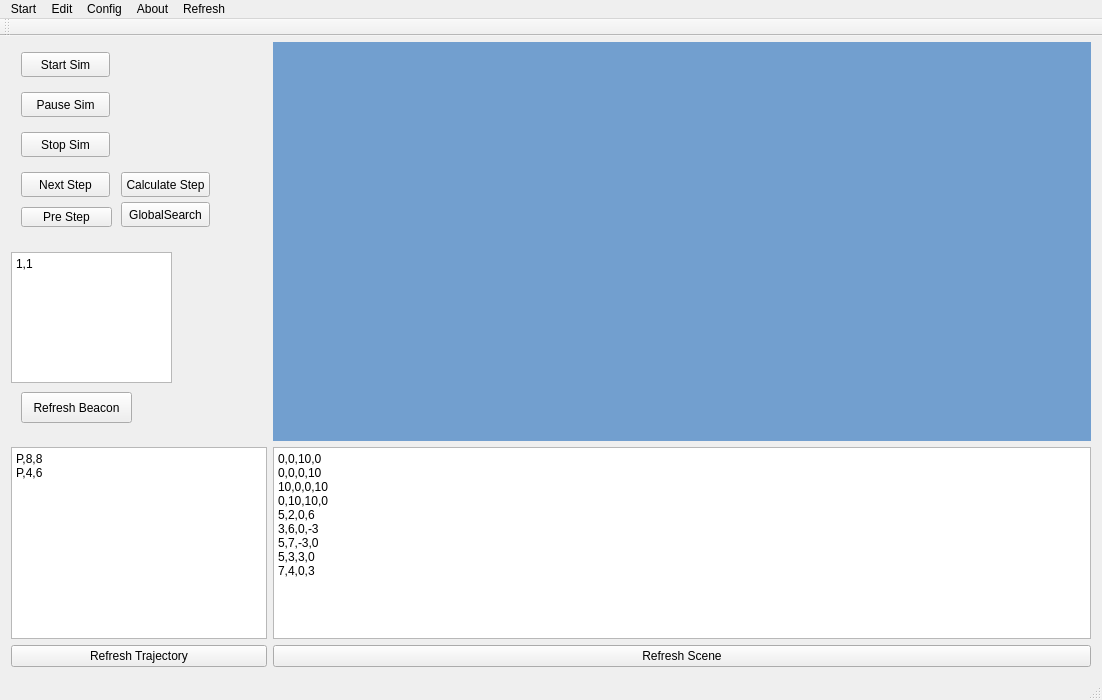
<?xml version="1.0" encoding="UTF-8"?>
<ui version="4.0">
 <class>MainWindow</class>
 <widget class="QMainWindow" name="MainWindow">
  <property name="windowModality">
   <enum>Qt::ApplicationModal</enum>
  </property>
  <property name="geometry">
   <rect>
    <x>0</x>
    <y>0</y>
    <width>1102</width>
    <height>700</height>
   </rect>
  </property>
  <property name="sizePolicy">
   <sizepolicy hsizetype="Expanding" vsizetype="Expanding">
    <horstretch>0</horstretch>
    <verstretch>0</verstretch>
   </sizepolicy>
  </property>
  <property name="minimumSize">
   <size>
    <width>111</width>
    <height>111</height>
   </size>
  </property>
  <property name="sizeIncrement">
   <size>
    <width>1</width>
    <height>1</height>
   </size>
  </property>
  <property name="baseSize">
   <size>
    <width>1</width>
    <height>1</height>
   </size>
  </property>
  <property name="windowTitle">
   <string>MainWindow</string>
  </property>
  <property name="styleSheet">
   <string notr="true"/>
  </property>
  <widget class="QWidget" name="centralWidget">
   <property name="sizePolicy">
    <sizepolicy hsizetype="Expanding" vsizetype="Expanding">
     <horstretch>0</horstretch>
     <verstretch>0</verstretch>
    </sizepolicy>
   </property>
   <property name="minimumSize">
    <size>
     <width>111</width>
     <height>111</height>
    </size>
   </property>
   <property name="layoutDirection">
    <enum>Qt::LeftToRight</enum>
   </property>
   <property name="styleSheet">
    <string notr="true"/>
   </property>
   <layout class="QGridLayout" name="gridLayout" rowstretch="0,0,0,0" columnstretch="0,0,0">
    <property name="topMargin">
     <number>6</number>
    </property>
    <item row="1" column="2">
     <widget class="QWidget" name="img_widget" native="true">
      <property name="sizePolicy">
       <sizepolicy hsizetype="Expanding" vsizetype="Expanding">
        <horstretch>1</horstretch>
        <verstretch>1</verstretch>
       </sizepolicy>
      </property>
      <property name="minimumSize">
       <size>
        <width>111</width>
        <height>111</height>
       </size>
      </property>
      <property name="maximumSize">
       <size>
        <width>16777213</width>
        <height>16777215</height>
       </size>
      </property>
      <property name="autoFillBackground">
       <bool>false</bool>
      </property>
      <property name="styleSheet">
       <string notr="true">background-color: rgb(114, 159, 207);</string>
      </property>
     </widget>
    </item>
    <item row="1" column="0">
     <widget class="QWidget" name="widget" native="true">
      <widget class="QPushButton" name="btn_start_sim">
       <property name="geometry">
        <rect>
         <x>10</x>
         <y>10</y>
         <width>89</width>
         <height>25</height>
        </rect>
       </property>
       <property name="text">
        <string>Start Sim</string>
       </property>
      </widget>
      <widget class="QPushButton" name="btn_pause_sim">
       <property name="geometry">
        <rect>
         <x>10</x>
         <y>50</y>
         <width>89</width>
         <height>25</height>
        </rect>
       </property>
       <property name="text">
        <string>Pause Sim</string>
       </property>
      </widget>
      <widget class="QPushButton" name="btn_stop_sim">
       <property name="geometry">
        <rect>
         <x>10</x>
         <y>90</y>
         <width>89</width>
         <height>25</height>
        </rect>
       </property>
       <property name="text">
        <string>Stop Sim</string>
       </property>
      </widget>
      <widget class="QPushButton" name="btn_newx_step">
       <property name="geometry">
        <rect>
         <x>10</x>
         <y>130</y>
         <width>89</width>
         <height>25</height>
        </rect>
       </property>
       <property name="text">
        <string>Next Step</string>
       </property>
      </widget>
      <widget class="QPlainTextEdit" name="txt_beacon">
       <property name="geometry">
        <rect>
         <x>0</x>
         <y>210</y>
         <width>161</width>
         <height>131</height>
        </rect>
       </property>
       <property name="plainText">
        <string>1,1</string>
       </property>
      </widget>
      <widget class="QPushButton" name="btn_refresh_beacon">
       <property name="geometry">
        <rect>
         <x>10</x>
         <y>350</y>
         <width>111</width>
         <height>31</height>
        </rect>
       </property>
       <property name="text">
        <string>Refresh Beacon</string>
       </property>
      </widget>
      <widget class="QPushButton" name="btn_pre_step">
       <property name="geometry">
        <rect>
         <x>10</x>
         <y>165</y>
         <width>91</width>
         <height>20</height>
        </rect>
       </property>
       <property name="text">
        <string>Pre Step</string>
       </property>
      </widget>
      <widget class="QPushButton" name="btn_global_search">
       <property name="geometry">
        <rect>
         <x>110</x>
         <y>160</y>
         <width>89</width>
         <height>25</height>
        </rect>
       </property>
       <property name="text">
        <string>GlobalSearch</string>
       </property>
      </widget>
      <widget class="QPushButton" name="btn_calculate_step">
       <property name="geometry">
        <rect>
         <x>110</x>
         <y>130</y>
         <width>89</width>
         <height>25</height>
        </rect>
       </property>
       <property name="text">
        <string>Calculate Step</string>
       </property>
      </widget>
     </widget>
    </item>
    <item row="3" column="0">
     <widget class="QPushButton" name="btn_refresh_trajectory">
      <property name="text">
       <string>Refresh Trajectory</string>
      </property>
     </widget>
    </item>
    <item row="3" column="2">
     <widget class="QPushButton" name="btn_refresh_scene">
      <property name="text">
       <string>Refresh Scene</string>
      </property>
     </widget>
    </item>
    <item row="2" column="2">
     <widget class="QPlainTextEdit" name="txtScene">
      <property name="plainText">
       <string>0,0,10,0
0,0,0,10
10,0,0,10
0,10,10,0
5,2,0,6
3,6,0,-3
5,7,-3,0
5,3,3,0
7,4,0,3</string>
      </property>
     </widget>
    </item>
    <item row="2" column="0">
     <widget class="QPlainTextEdit" name="txtTrajectory">
      <property name="plainText">
       <string>P,8,8
P,4,6</string>
      </property>
     </widget>
    </item>
   </layout>
  </widget>
  <widget class="QMenuBar" name="menuBar">
   <property name="geometry">
    <rect>
     <x>0</x>
     <y>0</y>
     <width>1102</width>
     <height>22</height>
    </rect>
   </property>
   <widget class="QMenu" name="menustart">
    <property name="title">
     <string>Start</string>
    </property>
   </widget>
   <widget class="QMenu" name="menuEdit">
    <property name="title">
     <string>Edit</string>
    </property>
    <addaction name="actionLoad_Trajectory_From_File"/>
    <addaction name="actionSave_Trajectory_To_File"/>
    <addaction name="actionLoad_Scene_Frome_File"/>
    <addaction name="actionSave_Scene_From_File"/>
   </widget>
   <widget class="QMenu" name="menuAbout">
    <property name="title">
     <string>About</string>
    </property>
   </widget>
   <widget class="QMenu" name="menuConfig">
    <property name="title">
     <string>Config</string>
    </property>
   </widget>
   <widget class="QMenu" name="menuRefresh">
    <property name="title">
     <string>Refresh</string>
    </property>
    <addaction name="actionRefresh_Scene"/>
   </widget>
   <addaction name="menustart"/>
   <addaction name="menuEdit"/>
   <addaction name="menuConfig"/>
   <addaction name="menuAbout"/>
   <addaction name="menuRefresh"/>
  </widget>
  <widget class="QToolBar" name="mainToolBar">
   <attribute name="toolBarArea">
    <enum>TopToolBarArea</enum>
   </attribute>
   <attribute name="toolBarBreak">
    <bool>false</bool>
   </attribute>
  </widget>
  <widget class="QStatusBar" name="statusBar"/>
  <action name="actionRefresh_Scene">
   <property name="text">
    <string>Refresh Scene</string>
   </property>
  </action>
  <action name="actionLoad_Trajectory_From_File">
   <property name="text">
    <string>Load Trajectory From File</string>
   </property>
  </action>
  <action name="actionSave_Trajectory_To_File">
   <property name="text">
    <string>Save Trajectory To File</string>
   </property>
  </action>
  <action name="actionLoad_Scene_Frome_File">
   <property name="text">
    <string>Load Scene Frome File</string>
   </property>
  </action>
  <action name="actionSave_Scene_From_File">
   <property name="text">
    <string>Save Scene From File</string>
   </property>
  </action>
 </widget>
 <layoutdefault spacing="6" margin="11"/>
 <resources/>
 <connections/>
</ui>
